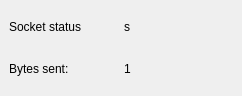
<?xml version="1.0" encoding="UTF-8"?>
<ui version="4.0">
 <class>MainWindow</class>
 <widget class="QMainWindow" name="MainWindow">
  <property name="geometry">
   <rect>
    <x>0</x>
    <y>0</y>
    <width>242</width>
    <height>96</height>
   </rect>
  </property>
  <property name="windowTitle">
   <string>MainWindow</string>
  </property>
  <widget class="QWidget" name="centralwidget">
   <layout class="QHBoxLayout" name="horizontalLayout">
    <item>
     <layout class="QGridLayout" name="labelLayout">
      <item row="1" column="0">
       <widget class="QLabel" name="label">
        <property name="text">
         <string>Bytes sent:</string>
        </property>
       </widget>
      </item>
      <item row="0" column="0">
       <widget class="QLabel" name="label2">
        <property name="text">
         <string>Socket status</string>
        </property>
       </widget>
      </item>
      <item row="1" column="1">
       <widget class="QLabel" name="bytesSent">
        <property name="text">
         <string>1</string>
        </property>
       </widget>
      </item>
      <item row="0" column="1">
       <widget class="QLabel" name="socketStatus">
        <property name="text">
         <string>s</string>
        </property>
       </widget>
      </item>
     </layout>
    </item>
   </layout>
  </widget>
 </widget>
 <resources/>
 <connections/>
</ui>
